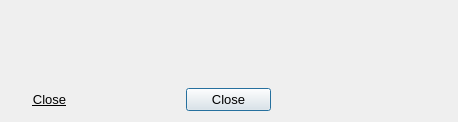
<?xml version="1.0" encoding="UTF-8"?>
<ui version="4.0">
 <class>AlertDialog</class>
 <widget class="QDialog" name="AlertDialog">
  <property name="geometry">
   <rect>
    <x>0</x>
    <y>0</y>
    <width>458</width>
    <height>122</height>
   </rect>
  </property>
  <property name="windowTitle">
   <string>Dialog</string>
  </property>
  <widget class="QLabel" name="txtMsg">
   <property name="geometry">
    <rect>
     <x>29</x>
     <y>14</y>
     <width>400</width>
     <height>57</height>
    </rect>
   </property>
   <property name="font">
    <font>
     <family>Tahoma</family>
     <pointsize>11</pointsize>
    </font>
   </property>
   <property name="text">
    <string/>
   </property>
   <property name="textFormat">
    <enum>Qt::AutoText</enum>
   </property>
   <property name="alignment">
    <set>Qt::AlignHCenter|Qt::AlignTop</set>
   </property>
   <property name="wordWrap">
    <bool>true</bool>
   </property>
   <property name="openExternalLinks">
    <bool>true</bool>
   </property>
  </widget>
  <widget class="QPushButton" name="pushButton">
   <property name="geometry">
    <rect>
     <x>186</x>
     <y>88</y>
     <width>85</width>
     <height>23</height>
    </rect>
   </property>
   <property name="font">
    <font>
     <family>Arial</family>
     <pointsize>10</pointsize>
    </font>
   </property>
   <property name="text">
    <string>Close</string>
   </property>
   <property name="default">
    <bool>true</bool>
   </property>
  </widget>
  <widget class="QPushButton" name="pushButton_2">
   <property name="geometry">
    <rect>
     <x>12</x>
     <y>88</y>
     <width>75</width>
     <height>23</height>
    </rect>
   </property>
   <property name="font">
    <font>
     <family>Arial</family>
     <pointsize>10</pointsize>
     <underline>true</underline>
    </font>
   </property>
   <property name="text">
    <string>Close</string>
   </property>
   <property name="flat">
    <bool>true</bool>
   </property>
  </widget>
 </widget>
 <resources/>
 <connections>
  <connection>
   <sender>pushButton_2</sender>
   <signal>clicked()</signal>
   <receiver>AlertDialog</receiver>
   <slot>reject()</slot>
   <hints>
    <hint type="sourcelabel">
     <x>61</x>
     <y>100</y>
    </hint>
    <hint type="destinationlabel">
     <x>137</x>
     <y>100</y>
    </hint>
   </hints>
  </connection>
  <connection>
   <sender>pushButton</sender>
   <signal>clicked()</signal>
   <receiver>AlertDialog</receiver>
   <slot>accept()</slot>
   <hints>
    <hint type="sourcelabel">
     <x>258</x>
     <y>101</y>
    </hint>
    <hint type="destinationlabel">
     <x>336</x>
     <y>99</y>
    </hint>
   </hints>
  </connection>
 </connections>
</ui>
